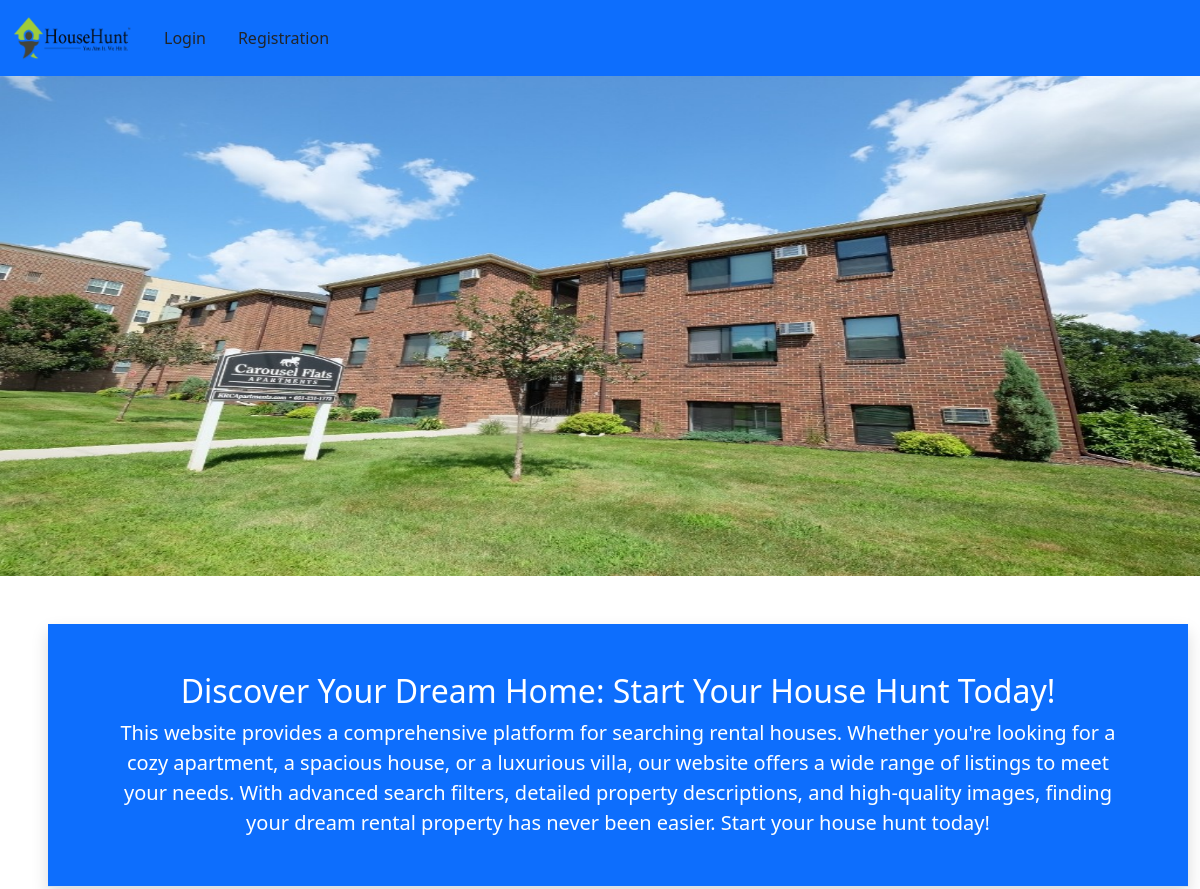
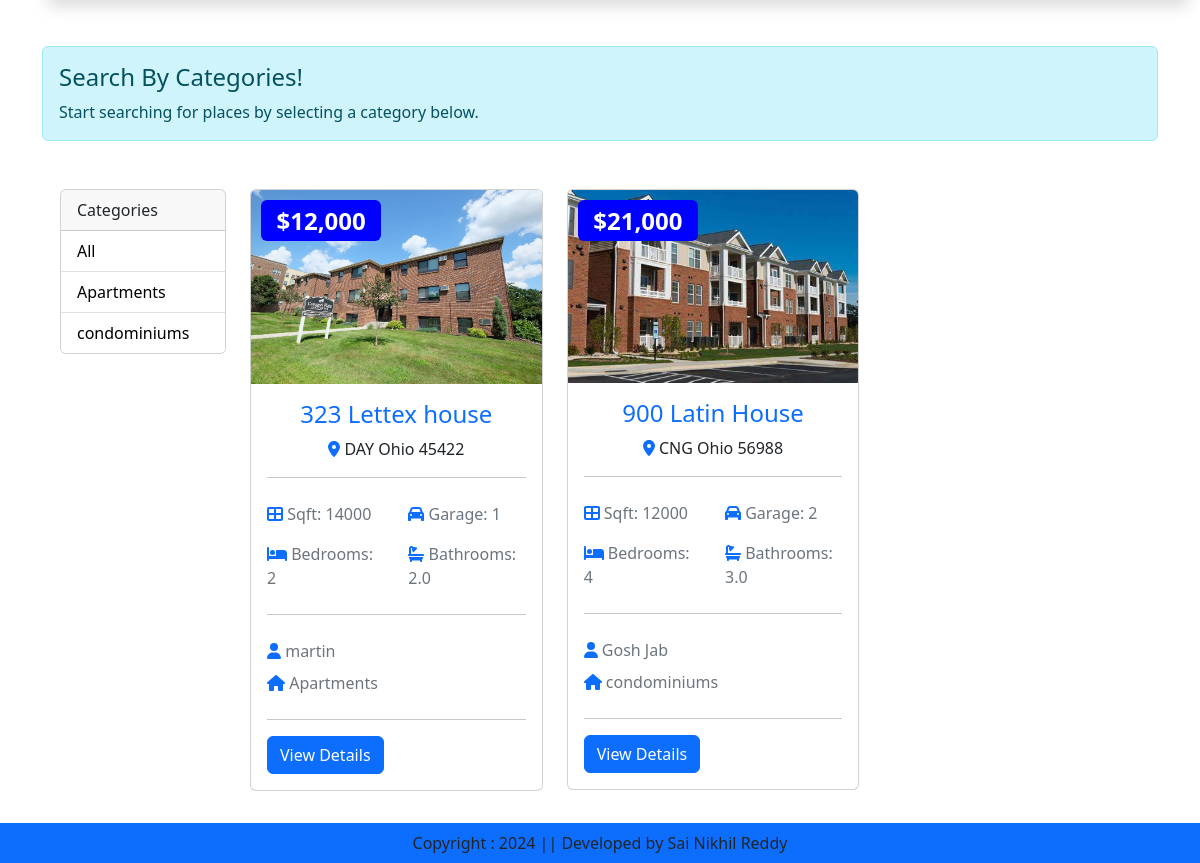
The page / on the database its author committed (2 pictures, top to bottom).
### hp/models.py (models this page shows, shortened)
class Category(models.Model):
    name = models.CharField(max_length=100, null=False, blank=True)
    def __str__(self):
        return self.name

class Listing(models.Model):
    CATEGORY_PLACES = (
    ('DAY','Dayton'),
    ('CNG','Cincinnati'),
    ('CMH','Columbus'),
    ('MCE','Mason'),
    )
    category = models.ForeignKey(Category, on_delete=models.CASCADE)
    title = models.CharField(max_length=200)
    owner = models.CharField(max_length=200)
    owner_photo = models.ImageField(upload_to='product', blank=True)
    owner_number = models.DecimalField(max_digits=10 ,decimal_places=0,default=0)
    owner_email = models.CharField(max_length=200,null=True,blank=True)
    year_built = models.IntegerField(default=0)
    school_district = models.BooleanField(default=True)
    commute = models.BooleanField(default=True)
    pet_friendly = models.BooleanField(default=True)
    address = models.CharField(max_length=200)
    town = models.CharField(max_length=100,null=True)
    state = models.CharField(max_length=100)
    zipcode = models.CharField(max_length=20)
    description = models.TextField(blank=True)
    price = models.IntegerField()
    bedrooms = models.IntegerField()
    bathrooms = models.DecimalField(max_digits=3, decimal_places=1)
    garage = models.IntegerField(default=0)
    sqft = models.IntegerField()
    lot_size = models.DecimalField(max_digits=6, decimal_places=1)
    city = models.CharField(choices=CATEGORY_PLACES, max_length=10,default='DAY')
    photo_main = models.ImageField(upload_to='product')
    photo_1 = models.ImageField(upload_to='product', blank=True)
    photo_2 = models.ImageField(upload_to='product', blank=True)
    photo_3 = models.ImageField(upload_to='product', blank=True)
    photo_4 = models.ImageField(upload_to='product', blank=True)
    photo_5 = models.ImageField(upload_to='product', blank=True)
    photo_6 = models.ImageField(upload_to='product', blank=True)
    is_published = models.BooleanField(default=True)

### hp/views.py (the view)
# urls.py: path('', views.main,name = "mainPage" ),
def main(request):
    category = request.GET.get('category')
    if category == None:
       listings = Listing.objects.all()
    else:
        listings = Listing.objects.filter(category__name=category)
    categories = Category.objects.all()
    context = {'categories':categories,'listings':listings}
    return render(request,"hp/mainPage.html",context)

### hp/templates/hp/mainPage.html (shortened to what this page needs)
{% extends 'hp/base.html' %} {% load humanize %}
{% load static %}
{% block banner-slider %}
<div id="carouselExampleSlidesOnly" class="carousel slide" data-bs-ride="carousel">
  <div class="carousel-inner">
    <div class="carousel-item active">
      <img src="{% static 'hp/images/banner/HH-1.jpg'%}" height="500" class="d-block w-100" alt="...">
    </div>
  </div>
</div>
{% endblock banner-slider %}
{% block information %}
<div class="container m-5">
  <div class="row bg-primary text-center p-5 text-white border-bottom shadow">
    <h2>Discover Your Dream Home: Start Your House Hunt Today!</h2>
      <small class="fs-5">This website provides a comprehensive platform for searching rental houses. Whether you're looking
        for a cozy apartment, a spacious house, or a luxurious villa, our website offers a wide range of listings to meet your
        needs. With advanced search filters, detailed property descriptions, and high-quality images, finding your dream
        rental property has never been easier. Start your house hunt today!</small>
      </div>
    </div>
{% endblock information %}
{% block main-content %}
{% if selected_place %}
    <div class="jumbotron text-center" style="background-color: #f8f9fa; border-radius: 15px; padding: 20px;">
        <h3 class="display-4">Search By Places: {{ selected_place }}</h3>
        <hr class="my-4">
    </div>
{% else %}
    <div class="container">
        <div class="alert alert-info" role="alert">
            <h4 class="alert-heading">Search By Categories!</h4>
            <p class="mb-0">Start searching for places by selecting a category below.</p>
        </div>
    </div>
{% endif %}
<div class="container m-5">
  <div class="row">
      <div class="col-md-2">
          <div class="card">
              <div class="card-header">
                  Categories
              </div>
              <ul class="list-group list-group-flush">
                  <li class="list-group-item"><a href="{% url 'mainPage' %}" style="text-decoration: none !important; color: black !important">All</a></li>
                  {% for category in categories %}
                  <li class="list-group-item"><a href="{% url 'mainPage' %}?category={{category.name}}" style="text-decoration: none !important; color: black !important">{{ category.name }}</a></li>
                  {% endfor %}
              </ul>
          </div>
      </div>
      <div class="col-md-10">
          <div class="row">
              {% if listings %}
              {% for listing in listings %}
              <div class="col-md-4">
                  <div class="card mb-4">
                      <img class="card-img-top" src="{{ listing.photo_main.url }}" alt="Card image cap">
                      <h2 class="position-absolute badge badge-success text-white" style="background-color:blue; top: 0; left: 0;font-size: 1.5rem; margin: 10px">${{ listing.price | intcomma }}</h2>
                      <div class="card-body">
                          <div class="listing-heading text-center">
                              <h4 class="text-primary">{{ listing.title }}</h4>
                              <p>
                                  <i class="fas fa-map-marker-alt text-primary"></i>
                                  {{ listing.city }} {{ listing.state }} {{ listing.zipcode }}
                              </p>
                          </div>
                          <hr>
                          <div class="row py-2 text-secondary">
                              <div class="col-6">
                                  <i class="fas fa-th-large text-primary"></i> Sqft: {{ listing.sqft }}
                              </div>
                              <div class="col-6">
                                  <i class="fas fa-car text-primary"></i> Garage: {{ listing.garage }}
                              </div>
                          </div>
                          <div class="row py-2 text-secondary">
                              <div class="col-6">
                                  <i class="fas fa-bed text-primary"></i> Bedrooms: {{ listing.bedrooms }}
                              </div>
                              <div class="col-6">
                                  <i class="fas fa-bath text-primary"></i> Bathrooms: {{ listing.bathrooms }}
                              </div>
                          </div>
                          <hr>
                          <div class="row py-2 text-secondary">
                              <div class="col-12">
                                  <i class="fas fa-user text-primary"></i> {{ listing.owner }}
                              </div>
                          </div>
                          <div class="row text-secondary pb-2">
                              <div class="col-8">
                                  <i class="fas fa-home text-primary"></i> {{ listing.category  }}
                              </div>
                          </div>
                          <hr>
                          <a href="{% url 'viewPage' pk=listing.pk %}" class="btn btn-primary">View Details</a>
                      </div>
                  </div>
              </div>
              {% endfor %}
              {% else %}
              <div class="col-md-12">
                  <h3>No Listings Available</h3>
              </div>
              {% endif %}
          </div>
      </div>
  </div>
</div>
{% endblock main-content %}

### hp/templates/hp/base.html (shortened to what this page needs)
<!DOCTYPE html>
{% load static %}
<html lang="en">
<head>
    <link href="https://cdn.jsdelivr.net/npm/bootstrap@5.3.3/dist/css/bootstrap.min.css" rel="stylesheet">
    <link rel="stylesheet" href="{% static 'hp/css/owl.carousel.min.css' %}"/>
    <link rel="stylesheet" href="{% static 'hp/css/all.min.css' %}"/>
    <link rel="stylesheet" href="{% static 'hp/css/styles.css' %}"/>
</head>
<body>
    <nav class="navbar navbar-expand-lg bg-primary">
        <div class="container-fluid">
          <a class="navbar-brand" href="#">
            <img src="{% static 'hp/images/brand/Logo-HH.png' %}" width="120" height="50" alt="">
          </a>
          <div class="collapse navbar-collapse" id="navbarSupportedContent">
            <ul class="navbar-nav me-auto mb-2 mb-lg-0">
              {% if request.user.is_authenticated %}
              <li class="nav-item">
                <a class="nav-link active" aria-current="page" href="{% url 'mainPage' %}">Home</a>
              </li>
              <!-- <li class="nav-item dropdown">
                <a class="nav-link dropdown-toggle" href="#" role="button" data-bs-toggle="dropdown" aria-expanded="false">
                  Locations
                </a>
                <ul class="dropdown-menu">
                  <li><a class="dropdown-item" href="{% url 'category' 'DAY' %}?place={{ selected_place }}">Dayton</a></li>
                  <li><a class="dropdown-item" href="{% url 'category' 'CNG' %}?place={{ selected_place }}">Cincinnati</a></li>
                  <li><a class="dropdown-item" href="{% url 'category' 'CMH' %}?place={{ selected_place }}">Columbus</a></li>
                  <li><a class="dropdown-item" href="{% url 'category' 'MCE' %}?place={{ selected_place }}">Mason</a></li>
                </ul>
              </li> -->
              <li class="nav-item">
                <a class="nav-link" href="{% url 'aboutus' %}">About Us</a>
              </li>
              <li class="nav-item">
                <a class="nav-link" href="{% url 'contactus' %}">Contact Us</a>
              </li>
            </ul>
            <!-- <form class="d-flex" role="search">
              <input class="form-control me-2" type="search" placeholder="Search" aria-label="Search">
              <button class="btn btn-outline-dark text-white" type="submit">Search</button>
            </form> -->
          </div>
          <ul class="navbar-nav me-auto mb-2 mb-lg-0">
            <li class="nav-item dropdown mx-2">
                <a class="nav-link dropdown-toggle text-dark" href="#" id="profileDropdown" role="button" data-bs-toggle="dropdown" aria-expanded="false">{{request.user}}</a>
                <ul class="dropdown-menu" aria-labelledby="profileDropdown">
                    <li><a class="dropdown-item" href="{% url 'profile' %}">Profile</a></li>
                    <li><a class="dropdown-item" href="{% url 'view_appointments' %}">View Appointments</a></li>
                    <li><a class="dropdown-item" href="{% url 'updatePassword' %}">Change Password</a></li>
                    <form action="{% url 'logout' %}" method="post">
                      {% csrf_token %}
                      <li><button type="submit" class="dropdown-item">Logout</button></li>
                  </form>
                </ul>
            </li>
            <li class="nav-item mx-2">
                <a href="{% url 'wishlist' %}" class="nav-link text-dark">Wishlist</a>
            </li>
            {% else %}
            <li class="nav-item mx-2">
                <a href="{% url 'login' %}" class="nav-link text-dark">Login</a>
            </li>
            <li class="nav-item mx-2">
                <a href="{% url 'registration' %}" class="nav-link text-dark">Registration</a>
            </li>
            {% endif %}
          </ul>
        </div>
      </nav>
      {% block banner-slider %}{% endblock banner-slider %}
      {% block information %}{% endblock information %}
      {% block main-content %}{% endblock main-content %}
      <footer class="container-fluid bg-primary fixed-bottom text-center p-2 mt-5">
          Copyright : 2024 || Developed by Sai Nikhil Reddy
      </footer>
</body>
</html>

### rows shown on the page
Category: name "Apartments"
Category: name "condominiums"
Listing: photo_main (picture), price "12,000", title "323 Lettex house", city "DAY", state "Ohio", zipcode "45422", sqft "14000", garage "1", bedrooms "2", bathrooms "2.0", owner "martin", category "Apartments"
Listing: photo_main (picture), price "21,000", title "900 Latin House", city "CNG", state "Ohio", zipcode "56988", sqft "12000", garage "2", bedrooms "4", bathrooms "3.0", owner "Gosh Jab", category "condominiums"
